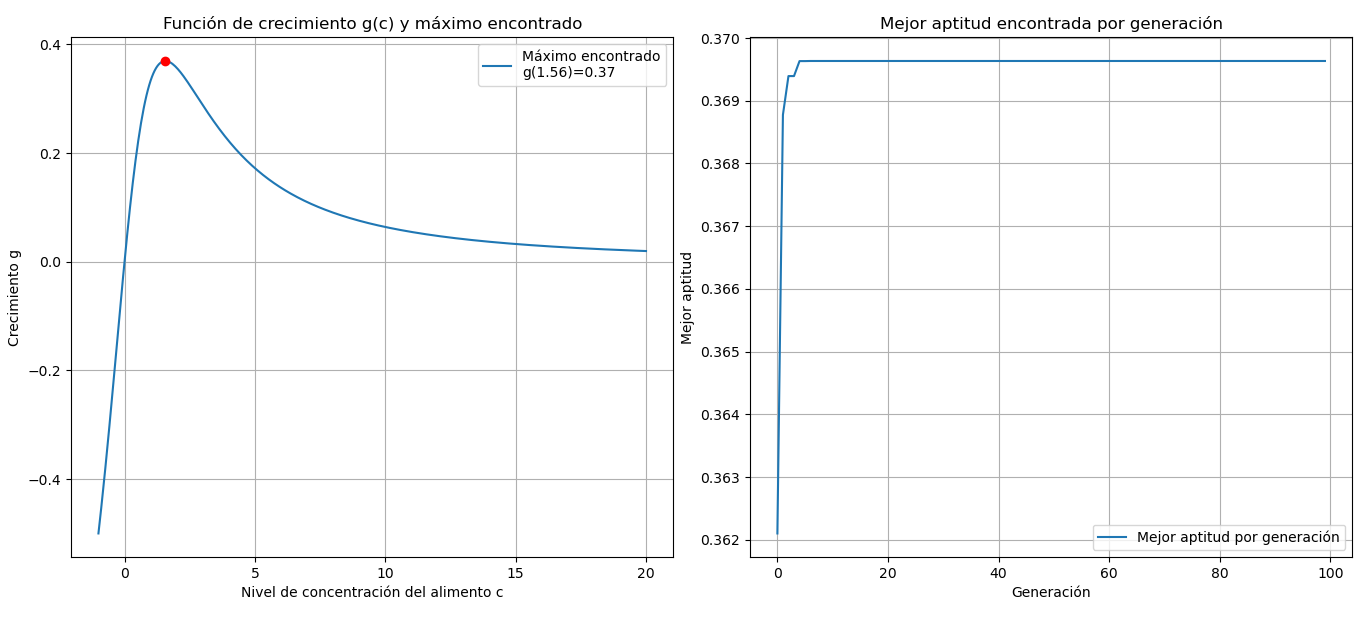

This chart was generated by the following Python code:
####################################################################
# CEIA - 16Co2024 - Algoritmos Evolutivos - TP1 - Ejercicio 3
# Gustavo J. Rivas (a1620) | Myrna L. Degano (a1618)
####################################################################
# Algoritmo genético con representación de individuos binarios
# y operador de selección por torneo
####################################################################

import numpy as np
import matplotlib.pyplot as plt
import random
from tabulate import tabulate

#############################################
# Parámetros del algoritmo genético
#############################################

print("\nSELECCIÓN POR TORNEO")
PROB_CRUCE = 0.85
PROB_MUTACION = 0.07
print("Probabilidad de cruce: " + str(PROB_CRUCE))
print("Probabilidad de mutación: " + str(PROB_MUTACION))

print("\nINGRESE LOS PARÁMETROS PARA LA EJECUCIÓN DEL ALGORITMO (O <ENTER> PARA TOMAR LOS VALORES POR DEFAULT)\n")

TAMANIO_POBLACION = input("TAMAÑO DE LA POBLACIÓN (DEFAULT: 50): ").strip()
TAMANIO_POBLACION = int(TAMANIO_POBLACION) if TAMANIO_POBLACION else 50

NUM_GENERACIONES = input("CANTIDAD DE GENERACIONES (DEFAULT: 100): ").strip()
NUM_GENERACIONES = int(NUM_GENERACIONES) if NUM_GENERACIONES else 100

CANDIDATOS = input("CANTIDAD DE CANDIDATOS A SELECCIONAR POR ITERACIÓN (DEFAULT: 3): ").strip()
CANDIDATOS = int(CANDIDATOS) if CANDIDATOS else 3

LIMITE_INF_c = 0.00
LIMITE_SUP_c = 10.00
# g(c) con c en el intervalo [0, 10]
# Precisión de 2 decimales
# Rango de c = 10.00 => 1000 => 2**9 < 1000 < 2**10
# Longitud necesaria del cromosoma = 10 bits
LONGITUD_CROMOSOMA = 10

############################################################################
# Definición de la función de objetivo (A maximizar) = función de aptitud
############################################################################
def funcion_g(c):
    return 2 * c / (4 + 0.8 * c + c**2 + 0.2 * c**3)

#####################################################################################
# Función para inicializar la población
# La función inicializar_poblacion genera una lista de individuos binarios aleatorios.
#####################################################################################
def inicializar_poblacion(tamanio_poblacion, longitud_cromosoma):
    poblacion = []
    for _ in range(tamanio_poblacion):
        cromosoma = ''.join(random.choice('01') for _ in range(longitud_cromosoma))
        poblacion.append(cromosoma)
    return poblacion

######################################################################################################
# Función para decodificar un cromosoma
# La función decodificar_cromosoma convierte un cromosoma binario en un valor real en el rango [0, 10].
#######################################################################################################
def decodificar_cromosoma(cromosoma):
    return LIMITE_INF_c + int(cromosoma, 2) * (LIMITE_SUP_c - LIMITE_INF_c)/ (2 ** LONGITUD_CROMOSOMA - 1)

###################################################################################################
# Función para evaluar la población
# La función evaluar_poblacion calcula la aptitud de un individuo utilizando la función funcion_g.
##################################################################################################
def evaluar_poblacion(poblacion):
    aptitudes = []
    for cromosoma in poblacion:
        c = decodificar_cromosoma(cromosoma)
        aptitudes.append(funcion_g(c))
    return aptitudes


################################################################################################
# Función para selección por torneo
# La función seleccion_torneo selecciona individuos para el cruce mediante el método de torneo.
################################################################################################
def seleccion_torneo(poblacion, aptitudes, k=CANDIDATOS):
    seleccionados = []
    for _ in range(len(poblacion)):
        aspirantes = random.sample(list(zip(poblacion, aptitudes)), k)
        seleccionados.append(max(aspirantes, key=lambda x: x[1])[0])
    return seleccionados

##########################################################################################
# Función para cruce
# La función cruce realiza el cruce entre dos individuos con una probabilidad pc de 0.85.
##########################################################################################
def cruce(padre1, padre2):
    if random.random() < PROB_CRUCE:
        punto_cruce = random.randint(1, LONGITUD_CROMOSOMA - 1)
        hijo1 = padre1[:punto_cruce] + padre2[punto_cruce:]
        hijo2 = padre2[:punto_cruce] + padre1[punto_cruce:]
        return hijo1, hijo2
    return padre1, padre2


##########################################################################
# Función para mutación
# La función mutacion muta los individuos con una probabilidad pm de 0.07.
##########################################################################

def mutacion(cromosoma):
    cromosoma_mutado = ''.join(
        bit if random.random() > PROB_MUTACION else '1' if bit == '0' else '0'
        for bit in cromosoma
    )
    return cromosoma_mutado


################################################
# Algoritmo genético
################################################
def algoritmo_genetico():
    poblacion = inicializar_poblacion(TAMANIO_POBLACION, LONGITUD_CROMOSOMA)
    mejores_aptitudes = []
    resultados = []

    for generacion in range(NUM_GENERACIONES):
        aptitudes = evaluar_poblacion(poblacion)
        mejor_aptitud = max(aptitudes)
        mejor_indice = np.argmax(aptitudes)
        mejores_aptitudes.append(mejor_aptitud)

        seleccionados = seleccion_torneo(poblacion, aptitudes)
        nueva_poblacion = []

        for i in range(0, len(seleccionados), 2):
            padre1 = seleccionados[i]
            padre2 = seleccionados[i + 1 if i + 1 < len(seleccionados) else 0]
            hijo1, hijo2 = cruce(padre1, padre2)
            nueva_poblacion.append(mutacion(hijo1))
            nueva_poblacion.append(mutacion(hijo2))

        resultados.append([generacion + 1, round(mejor_aptitud, 2), poblacion[mejor_indice], round(decodificar_cromosoma(poblacion[mejor_indice]), 2)])

        poblacion = nueva_poblacion[:TAMANIO_POBLACION]

    aptitudes = evaluar_poblacion(poblacion)
    mejor_indice = np.argmax(aptitudes)
    mejor_c = decodificar_cromosoma(poblacion[mejor_indice])

    headers = ["Generación #", "Mejor Aptitud", "Mejor individuo", "Fenotipo"]
    print(tabulate(resultados, headers=headers, tablefmt="grid"))

    return mejor_c, mejores_aptitudes


# Ejecución del algoritmo
mejor_c, mejores_aptitudes = algoritmo_genetico()

mejor_c = round(mejor_c, 2)
mejor_g = round(funcion_g(mejor_c), 2)

print(f"El valor aproximado de c que maximiza g es: {mejor_c}")

#############################################################
# Gráficos
##############################################################

fig, (ax1, ax2) = plt.subplots(1, 2, figsize=(15, 6))

# Graficar g en función de c

c_values = np.linspace(-1, 20, 400)
g_values = funcion_g(c_values)

ax1.plot(c_values, g_values, label='Función de crecimiento g(c)')
ax1.scatter([mejor_c], [funcion_g(mejor_c)], color='red', zorder=5)
ax1.set_title('Función de crecimiento g(c) y máximo encontrado')
ax1.set_xlabel('Nivel de concentración del alimento c')
ax1.set_ylabel('Crecimiento g')
label_text = f'Máximo encontrado\ng({mejor_c})={mejor_g}'
ax1.legend([label_text])
ax1.grid(True)


# Graficar mejores aptitudes en función de cada generación
ax2.plot(range(NUM_GENERACIONES), mejores_aptitudes, label='Mejor aptitud por generación')
ax2.set_title('Mejor aptitud encontrada por generación')
ax2.set_xlabel('Generación')
ax2.set_ylabel('Mejor aptitud')
ax2.legend()
ax2.grid(True)

plt.tight_layout()
plt.show()
